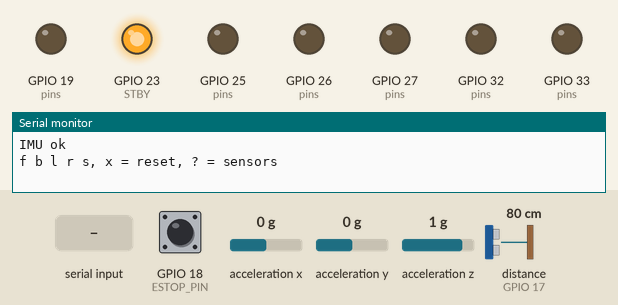
A sketch run on a simulated ESP32. Parts: output pins drawn as LEDs (lit = HIGH), the last lines printed to the serial monitor. Wiring (inferred from the names in the program): ultrasonic range finder: trigger GPIO 16; echo GPIO 17; MPU-6050 motion sensor at I2C address 0x68. Inputs (shaded band) come from the test bench; at power-on: GPIO 18 (ESTOP_PIN) HIGH, acceleration x 0 g, acceleration y 0 g, acceleration z 1 g, distance to the obstacle (sensor on GPIO 17) 80 cm. The echo pulse lasts 58.3 µs per cm; pins used as bus, display or sensor lines are not drawn.

Above: at 1.2 s.
1.3 s: "f\n" received over Serial
At 2.1 s:
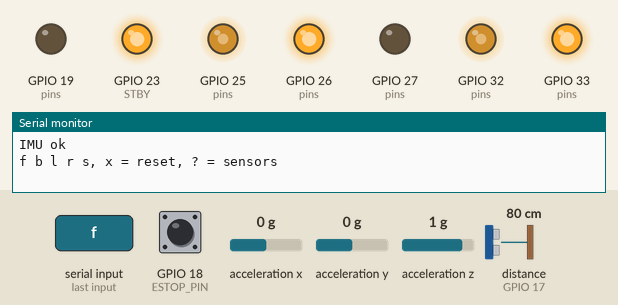
3.8 s: "b\n" received over Serial
At 4.5 s:
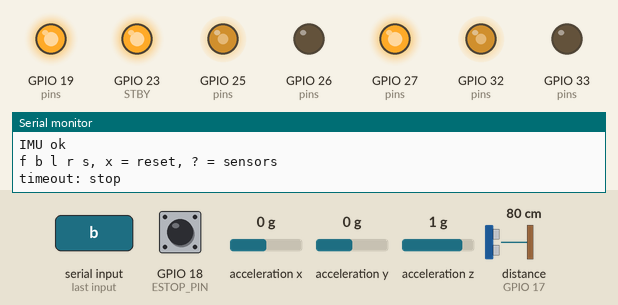
6.2 s: "l\n" received over Serial
At 7.0 s:
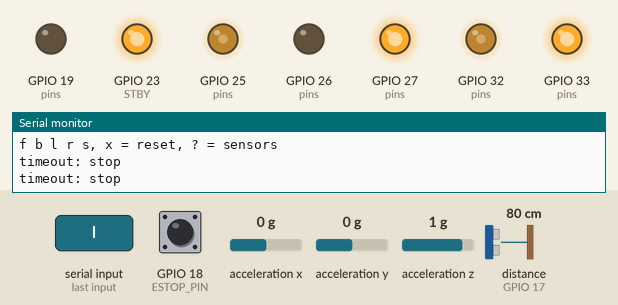
8.7 s: "r\n" received over Serial
At 9.4 s:
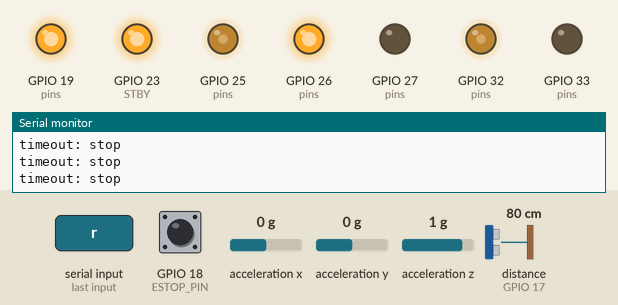
Timing chart, 0 to 11.7 s (numbered marks = the images above; inputs shaded):
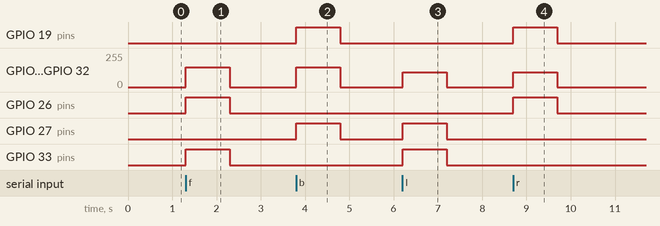

The sketch:

03_obstacle_tilt.ino
```cpp
/*
  03_obstacle_tilt — 02_safe_drive + two sensors that can say NO.

    Ultrasonic (HC-SR04): refuse "forward" when something is closer than STOP_CM
    IMU (MPU6050):        stop everything when tilted more than MAX_TILT_DEG (tipped over / lifted)

  Commands (Serial, 115200):  f b l r s, x = reset E-stop, ? = print sensors
  MPU6050 is read directly over I2C (no library needed).
  ⚠️ HC-SR04 ECHO is 5 V: use the 1 kΩ / 2 kΩ divider before GPIO17.
*/
#include <Wire.h>

const int PWMA = 25, AIN1 = 26, AIN2 = 27, PWMB = 32, BIN1 = 33, BIN2 = 19, STBY = 23;
const int ESTOP_PIN = 18, TRIG_PIN = 16, ECHO_PIN = 17;
const int MAX_SPEED = 150, TURN_SPEED = 110;
const unsigned long TIMEOUT_MS = 1000;
const float STOP_CM = 20.0;
const float MAX_TILT_DEG = 30.0;
const int MPU_ADDR = 0x68;

unsigned long lastCmd = 0, lastSense = 0;
bool estop = false;
char current = 's';
float distanceCm = -1, tiltDeg = 0;

/** Purpose: drive one motor with the speed limit. Args: pins, speed. Returns: nothing. */
void motor(int pwm, int in1, int in2, int speed) {
  speed = constrain(speed, -MAX_SPEED, MAX_SPEED);
  digitalWrite(in1, speed > 0);
  digitalWrite(in2, speed < 0);
  analogWrite(pwm, abs(speed));
}
void drive(int left, int right) { motor(PWMA, AIN1, AIN2, left); motor(PWMB, BIN1, BIN2, right); }
void stopMotors() { drive(0, 0); current = 's'; }

/**
 * Purpose: measure distance with the HC-SR04.
 * Args: none
 * Returns: distance in cm, or -1 if no echo (nothing in range)
 */
float readDistanceCm() {
  digitalWrite(TRIG_PIN, LOW); delayMicroseconds(2);
  digitalWrite(TRIG_PIN, HIGH); delayMicroseconds(10);
  digitalWrite(TRIG_PIN, LOW);
  long us = pulseIn(ECHO_PIN, HIGH, 25000);        // 25 ms timeout (~4 m)
  return us == 0 ? -1 : us * 0.0343 / 2.0;
}

/** Purpose: wake the MPU6050. Args: none. Returns: true if it answered. */
bool imuBegin() {
  Wire.begin(21, 22);
  Wire.beginTransmission(MPU_ADDR);
  Wire.write(0x6B); Wire.write(0);                 // power register: wake up
  return Wire.endTransmission() == 0;
}

/**
 * Purpose: tilt angle from the accelerometer (0 = flat, 90 = on its side).
 * Args: none
 * Returns: degrees, or -1 if the IMU didn't answer
 */
float readTiltDeg() {
  Wire.beginTransmission(MPU_ADDR);
  Wire.write(0x3B);                                // first accelerometer register
  if (Wire.endTransmission(false) != 0) return -1;
  Wire.requestFrom((uint8_t)MPU_ADDR, (uint8_t)6);
  if (Wire.available() < 6) return -1;
  uint8_t b[6];
  for (int i = 0; i < 6; i++) b[i] = Wire.read();  // read in order: high byte, low byte
  int16_t ax = (b[0] << 8) | b[1];
  int16_t ay = (b[2] << 8) | b[3];
  int16_t az = (b[4] << 8) | b[5];
  float g = sqrt((float)ax * ax + (float)ay * ay + (float)az * az);
  if (g < 1) return -1;
  return acos(constrain(az / g, -1.0f, 1.0f)) * 180.0 / PI;
}

/** Purpose: command letter -> wheels, with the obstacle rule. Args: c. Returns: nothing. */
void apply(char c) {
  if (c == 'f' && distanceCm > 0 && distanceCm < STOP_CM) {
    stopMotors(); Serial.printf("%lu,refused,obstacle %.0f cm\n", millis(), distanceCm); return;
  }
  if (c == 'f') drive(MAX_SPEED, MAX_SPEED);
  else if (c == 'b') drive(-MAX_SPEED, -MAX_SPEED);
  else if (c == 'l') drive(-TURN_SPEED, TURN_SPEED);
  else if (c == 'r') drive(TURN_SPEED, -TURN_SPEED);
  else { stopMotors(); return; }
  current = c;
}

void setup() {
  Serial.begin(115200);
  int pins[] = { PWMA, AIN1, AIN2, PWMB, BIN1, BIN2, STBY, TRIG_PIN };
  for (int p : pins) pinMode(p, OUTPUT);
  pinMode(ECHO_PIN, INPUT);
  pinMode(ESTOP_PIN, INPUT_PULLUP);
  digitalWrite(STBY, HIGH);
  stopMotors();
  Serial.println(imuBegin() ? "IMU ok" : "IMU NOT FOUND: check SDA 21 / SCL 22");
  Serial.println("f b l r s, x = reset, ? = sensors");
}

void loop() {
  unsigned long now = millis();
  if (now - lastSense > 60) {                      // sense ~16 times per second
    lastSense = now;
    distanceCm = readDistanceCm();
    tiltDeg = readTiltDeg();
  }

  if (digitalRead(ESTOP_PIN) == LOW && !estop) { estop = true; stopMotors(); Serial.println("E-STOP!"); }
  if (tiltDeg > MAX_TILT_DEG && !estop) { estop = true; stopMotors(); Serial.printf("E-STOP: tilted %.0f deg\n", tiltDeg); }
  if (current == 'f' && distanceCm > 0 && distanceCm < STOP_CM) { stopMotors(); Serial.println("obstacle: stopped"); }

  while (Serial.available()) {
    char c = Serial.read();
    if (c == '\n' || c == '\r' || c == ' ') continue;
    if (c == '?') { Serial.printf("distance=%.1f cm tilt=%.1f deg estop=%d\n", distanceCm, tiltDeg, estop); continue; }
    if (c == 'x') { if (tiltDeg <= MAX_TILT_DEG) { estop = false; Serial.println("E-stop reset"); } continue; }
    if (estop) { Serial.println("refused: E-stop active"); continue; }
    apply(c);
    lastCmd = now;
  }

  if (current != 's' && now - lastCmd > TIMEOUT_MS) { stopMotors(); Serial.println("timeout: stop"); }
}
```

Measured:
- after the input at 1.3 s, GPIO 25 (pins), GPIO 32 (pins): 0/255 → 150/255 at once, → 0/255 1.0 s later; GPIO 26 (pins), GPIO 33 (pins): LOW → HIGH at once, → LOW 1.0 s later
- after the input at 3.8 s, GPIO 19 (pins), GPIO 27 (pins): LOW → HIGH at once, → LOW 1.0 s later; GPIO 25 (pins), GPIO 32 (pins): 0/255 → 150/255 at once, → 0/255 1.0 s later
- after the input at 6.2 s, GPIO 25 (pins), GPIO 32 (pins): 0/255 → 110/255 at once, → 0/255 1.0 s later; GPIO 27 (pins), GPIO 33 (pins): LOW → HIGH at once, → LOW 1.0 s later
- after the input at 8.7 s, GPIO 19 (pins), GPIO 26 (pins): LOW → HIGH at once, → LOW 1.0 s later; GPIO 25 (pins), GPIO 32 (pins): 0/255 → 110/255 at once, → 0/255 1.0 s later
